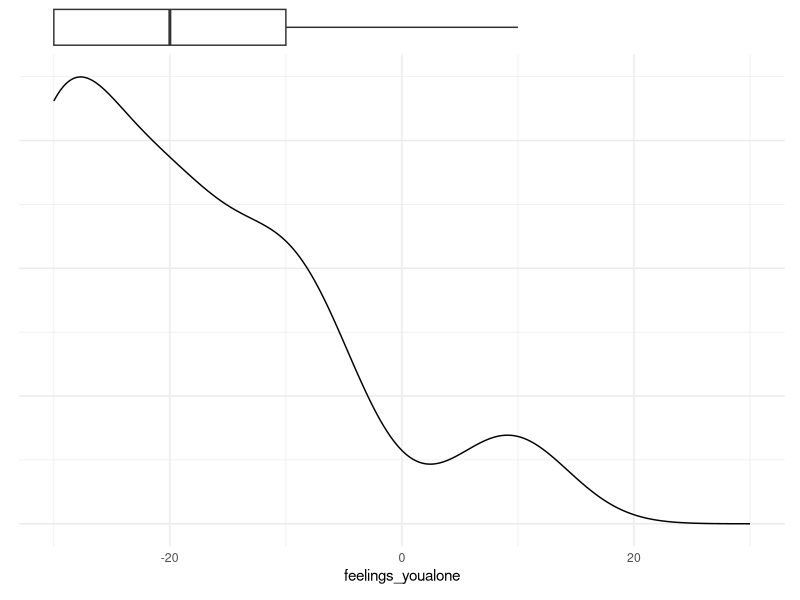
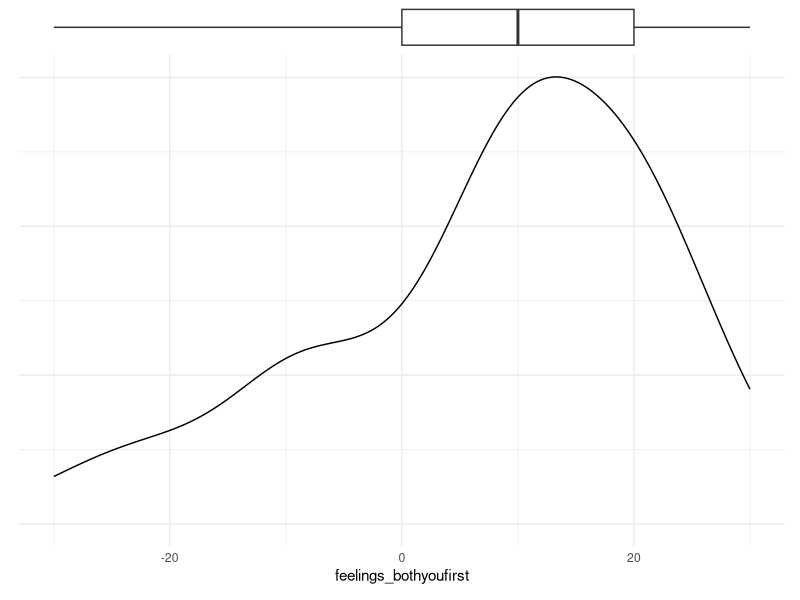
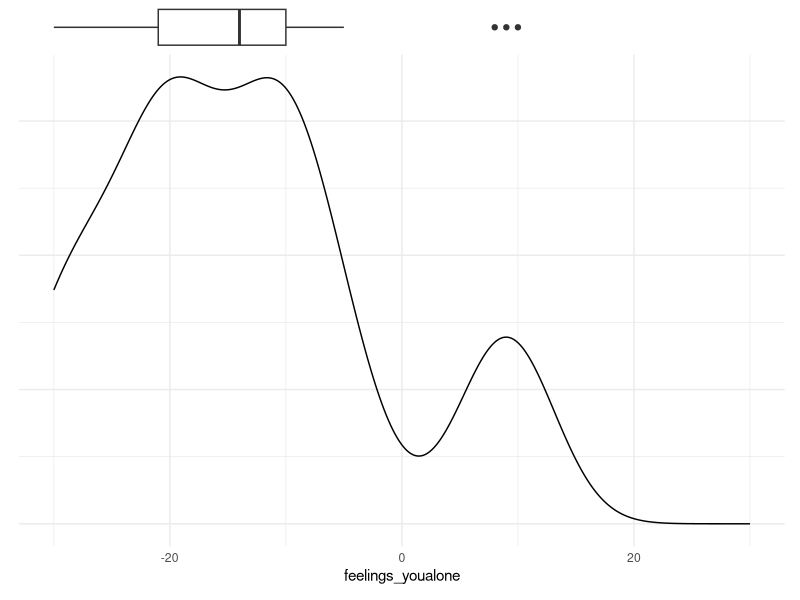
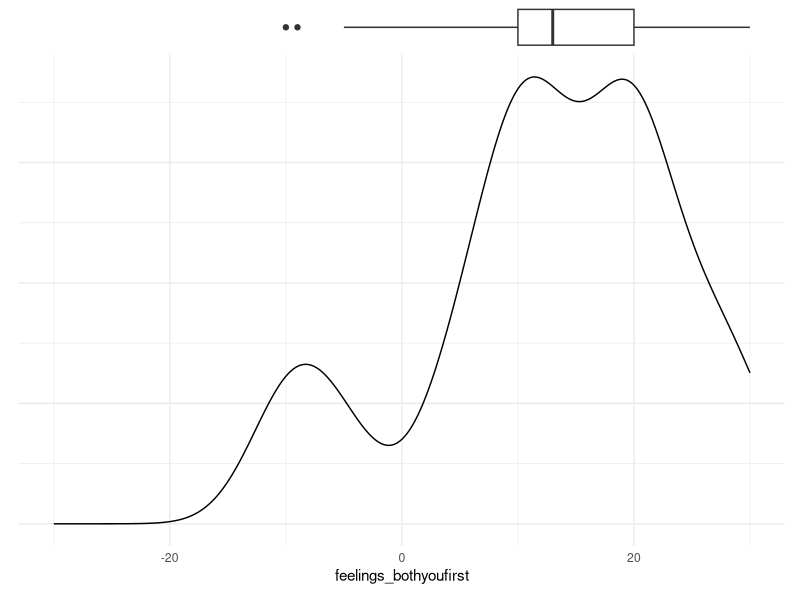
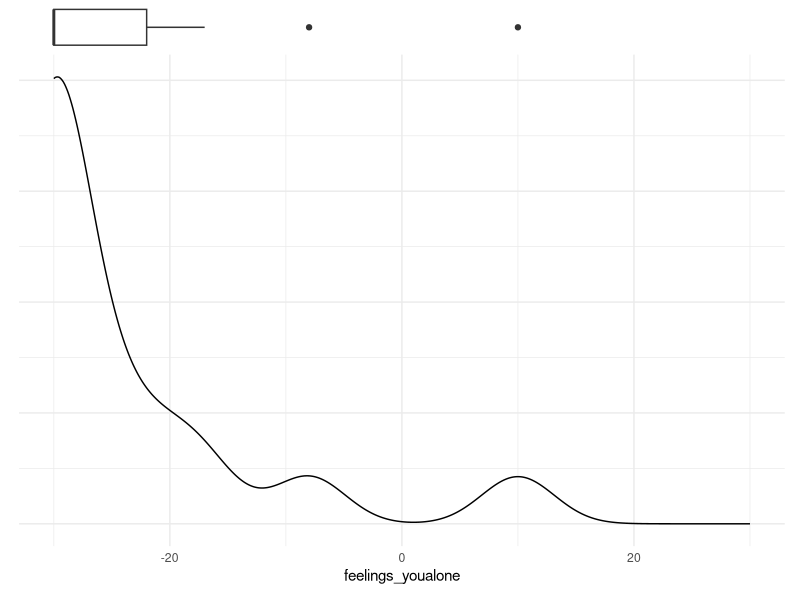
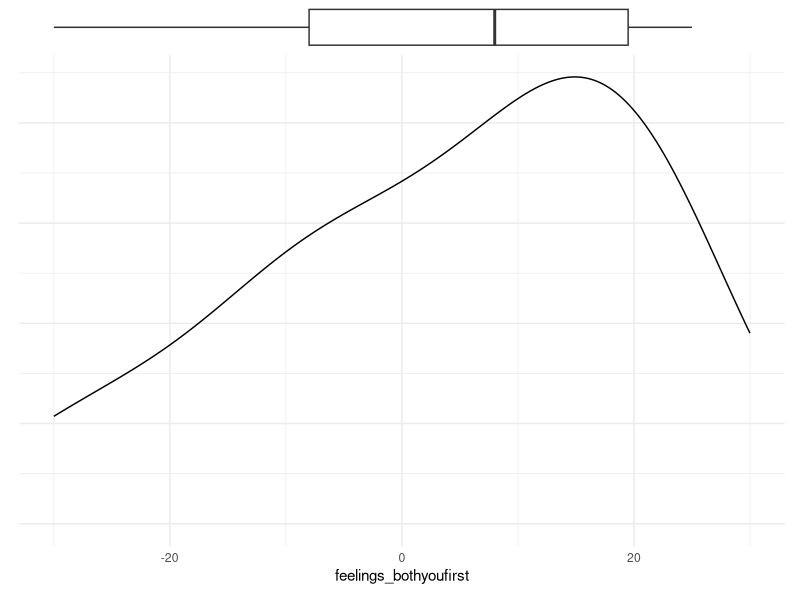
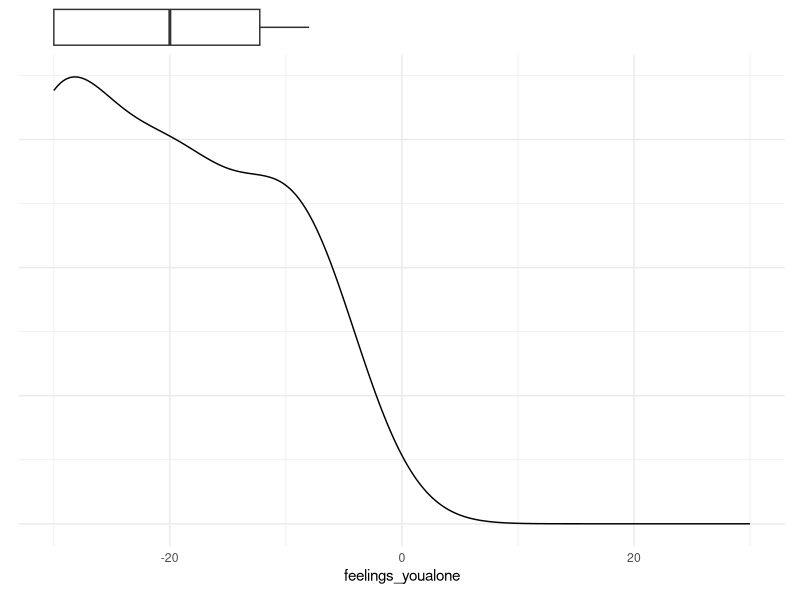
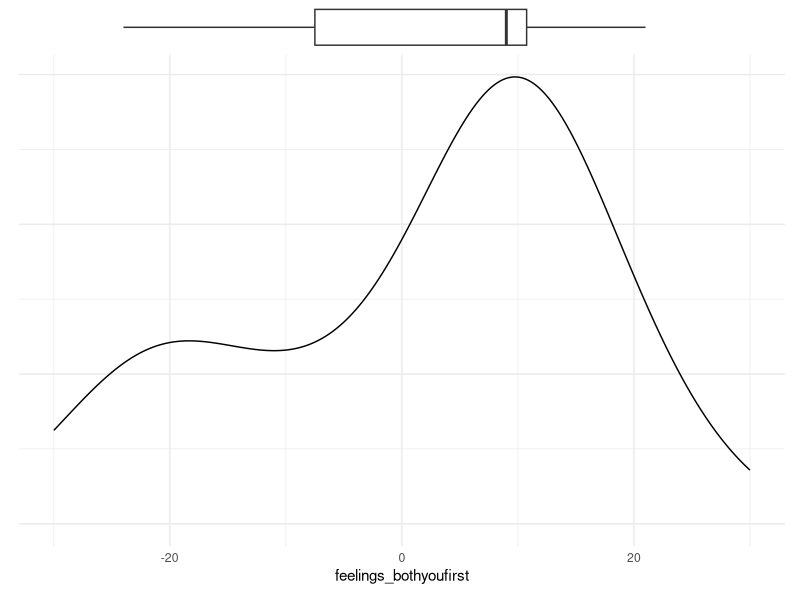

Reproduce these figures in R, in order.
#### Initial Setup ----
#### data cleaning, eda

library(tidyverse)
library(here)
library(patchwork)

# load data
apology_data <- read_csv(here("data/apology_data.csv"))

skimr::skim(apology_data)
# consent: n_unique = 1; all responses agreed
# passedattn: n_unique = 2; need to clean responses that did not pass
# Progress: mean = 84.1; need to clean responses that did not answer about feelings


## data cleaning ----
apology_clean <- apology_data |>
  filter(IPAddress != "72.83.222.239") |> #see comments field
  filter(Progress > 30) |>
  filter(passedattn == "yes") |>
  select(initiator_type, starts_with("feelings_"), starts_with("outcome_"),
         blame_1, real_imaginary, describe, comments)


## eda ----
plot_density_boxplot <- function(data, x_variable) {
  p1 <- ggplot(data, aes({{x_variable}})) +
    geom_boxplot() +
    xlim(-30, 30) +
    theme_void()

  p2 <- ggplot(data, aes({{x_variable}})) +
    geom_density() +
    xlim(-30, 30) +
    theme_minimal() +
    theme(
      axis.text.y = element_blank(),
      axis.title.y = element_blank(),
      axis.ticks.y = element_blank()
    )

  p1/p2 + plot_layout(heights = unit(c(1, 5), c("cm", "null")))
}

alone_total <- plot_density_boxplot(apology_clean, feelings_youalone)
# overall, people feel very bad (-30,-10) when they do not get a return apology
both_total <- plot_density_boxplot(apology_clean, feelings_bothyoufirst)
# overall, people feel much better (0,20) when they do get a return apology


alone_always <- apology_clean |> filter(initiator_type == "always") |>
  plot_density_boxplot(feelings_youalone)
# always-type do not feel good (-20,-10) with no return apology, but better than the population average
both_always <- apology_clean |> filter(initiator_type == "always") |>
  plot_density_boxplot(feelings_bothyoufirst)
# always-type feel much better (10,20) when both people apologize


alone_cond <- apology_clean |> filter(initiator_type == "conditional") |>
  plot_density_boxplot(feelings_youalone)
# dramatic negative shift strong right skew, feel horrible (-30,-23) with no return apology
both_cond <- apology_clean |> filter(initiator_type == "conditional") |>
  plot_density_boxplot(feelings_bothyoufirst)
# significantly more positive (-8,20) with apology, though not as positive as always-type


alone_never <- apology_clean |> filter(initiator_type == "never") |>
  plot_density_boxplot(feelings_youalone)
# wide but negative spread (-30,-12) with no apology
both_never <- apology_clean |> filter(initiator_type == "never") |>
  plot_density_boxplot(feelings_bothyoufirst)
# interestingly left skew (-8,10) but least positive out of all types


# write plots
ggsave(here("results/alone_total.png"), alone_total)
ggsave(here("results/both_total.png"), both_total)
ggsave(here("results/alone_always.png"), alone_always)
ggsave(here("results/both_always.png"), both_always)
ggsave(here("results/alone_cond.png"), alone_cond)
ggsave(here("results/both_cond.png"), both_cond)
ggsave(here("results/alone_never.png"), alone_never)
ggsave(here("results/both_never.png"), both_never)








